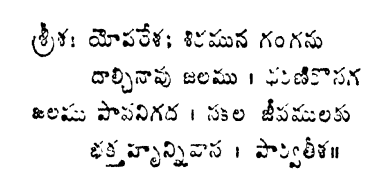
#> input picture nethra/parvateesa_satakam/1.png, 385 x 188 px
$ python -i ocr_service.py   (imports and definitions only)
#> lines starting #> are read from the running program, lines starting #| are printed output that depends on the picture; after the words box and inside, x2 and y2 are one past the last pixel; in counts of white or black regions, pixels touching at a corner belong together
"""
OCR Service for extracting Telugu text from images using Tesseract.

Requirements:
- tesseract-ocr: sudo apt-get install tesseract-ocr
- tesseract-ocr-tel: sudo apt-get install tesseract-ocr-tel
- pytesseract: pip install pytesseract
- Pillow: pip install Pillow
"""
import os
from pathlib import Path
from typing import Tuple, Optional

try:
    import pytesseract
    from PIL import Image
    TESSERACT_AVAILABLE = True
except ImportError:
    TESSERACT_AVAILABLE = False


# [112 lines left out: functions check_tesseract_available, extract_telugu_text, extract_text_with_confidence, not called in this run]


def preprocess_image_for_ocr(image_path: str):
    """
    Preprocess image to improve OCR accuracy.

    Args:
        image_path: Path to the image file

    Returns:
        Preprocessed PIL Image or None if failed
    """
#> called with image_path = '../../nethra/parvateesa_satakam/1.png'
    if not TESSERACT_AVAILABLE:
        return None

    try:
        image = Image.open(image_path)
#> image is the input picture: PIL image 385x188 RGBA; mean R, G, B, A 237.1, 237.1, 237.1, 255

        # Convert to RGB
        if image.mode in ('RGBA', 'P'):
            image = image.convert('RGB')
#> image: PIL image 385x188 RGB

        # Convert to grayscale for better OCR
        image = image.convert('L')
#> image: PIL image 385x188 L

        # Increase contrast (simple thresholding)
        # This can help with scanned documents
        threshold = 128
        image = image.point(lambda p: 255 if p > threshold else 0)
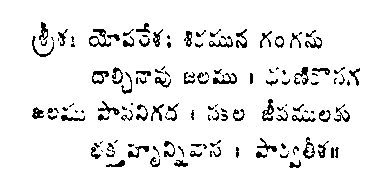
#> image: PIL image 385x188 L; 92.9% white; black in thin lines or dots, all inside (x1, y1, x2, y2) = (32, 22, 360, 168)

        return image

    except Exception as e:
        print(f"Image preprocessing error: {e}")
        return None

>>> result = preprocess_image_for_ocr('../../nethra/parvateesa_satakam/1.png')

$ run again, on nethra/parvateesa_satakam/10.png
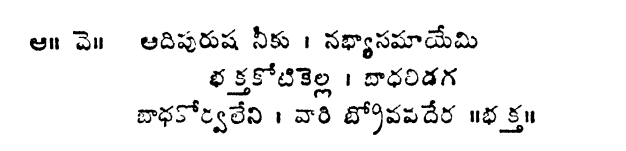
#> input picture nethra/parvateesa_satakam/10.png, 626 x 151 px
#> in preprocess_image_for_ocr, image is the input picture: PIL image 626x151 RGBA; mean R, G, B, A 239.3, 239.3, 239.3, 255
#> in preprocess_image_for_ocr, `image = image.point(lambda p: 255 if p > threshold else 0)`:
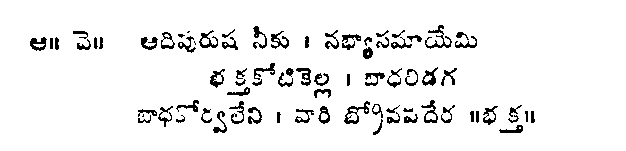
#> image: PIL image 626x151 L; 93.9% white; black in thin lines or dots, all inside (x1, y1, x2, y2) = (30, 25, 535, 135)

$ run again, on nethra/parvateesa_satakam/100.png
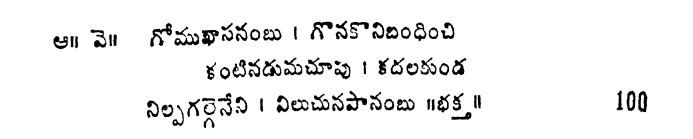
#> input picture nethra/parvateesa_satakam/100.png, 693 x 139 px
#> in preprocess_image_for_ocr, image is the input picture: PIL image 693x139 RGBA; mean R, G, B, A 240.3, 240.3, 240.3, 255
#> in preprocess_image_for_ocr, `image = image.point(lambda p: 255 if p > threshold else 0)`:
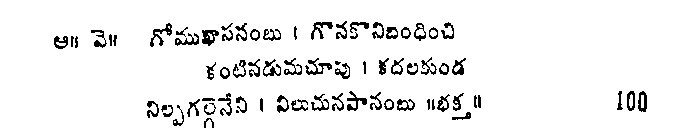
#> image: PIL image 693x139 L; 94.2% white; black in thin lines or dots, all inside (x1, y1, x2, y2) = (54, 21, 647, 128)

$ run again, on nethra/parvateesa_satakam/101.png
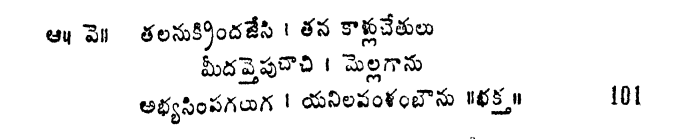
#> input picture nethra/parvateesa_satakam/101.png, 693 x 139 px
#> in preprocess_image_for_ocr, image is the input picture: PIL image 693x139 RGBA; mean R, G, B, A 240.4, 240.4, 240.4, 255
#> in preprocess_image_for_ocr, `image = image.point(lambda p: 255 if p > threshold else 0)`:
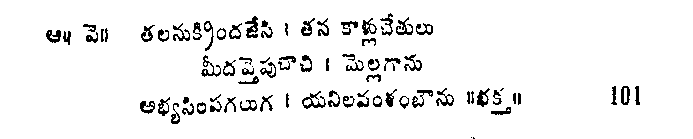
#> image: PIL image 693x139 L; 94.3% white; black in thin lines or dots, all inside (x1, y1, x2, y2) = (46, 13, 640, 139)
